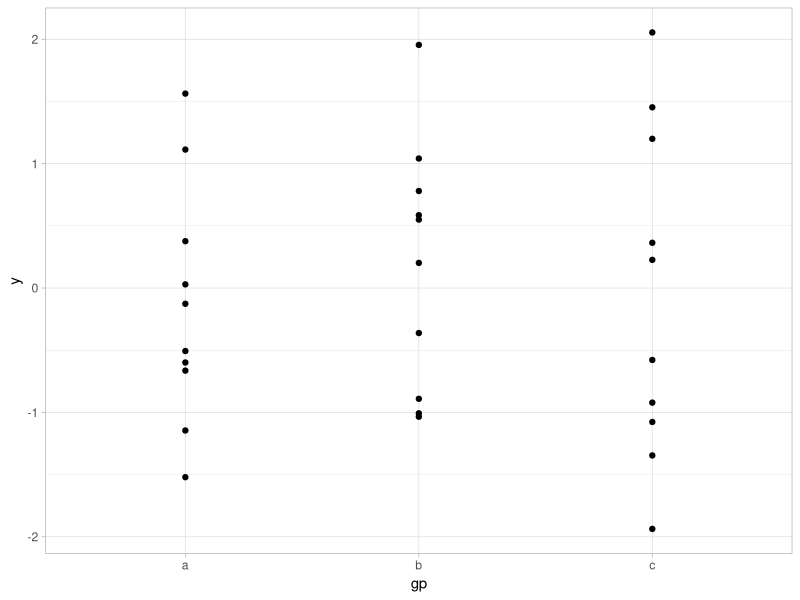

Here is the R script that generated this plot: (Note: this script raises an error after producing the figure.)
## ---- chunk 1
library(knitr)

knitr::opts_chunk$set(fig.height=4, fig.width=6,
                      cache=TRUE, autodep = TRUE, cache.path = 'show_lemonade/')
## ---- chunk 2
library(ggplot2)
library(gtable)
library(grid)

dat1 <- data.frame(
  gp = factor(rep(letters[1:3], each = 10)),
  y = rnorm(30),
  cl = sample.int(3, 30, replace=TRUE),
  cl2 = sample(c('a','b','c'), 30, replace=TRUE)
)

my.theme <- theme_light()

(
  p <- ggplot(dat1, aes(gp, y)) + geom_point() + my.theme
)
## ---- chunk 3
g <- ggplotGrob(p)

for (i in 1:nrow(g$layout)) {
  if (g$layout$name[i] == 'lemon') next
  h <- g$heights[[g$layout$t[i]]]
  rot <- 0
  if (class(h)[1] == 'unit') {
    rot <- ifelse(as.numeric(h) == 1 & attr(h, 'unit') == 'null', 90, 0)
  }
  w <- g$widths[[g$layout$l[i]]]
  if (rot == 90 & class(w)[1] == 'unit') {
    rot <- ifelse(as.numeric(w) == 1 & attr(w, 'unit') == 'null', 0, rot)
  }
  r <- rectGrob(gp=gpar(col='black', fill='white', alpha=1/4))
  t <- textGrob(g$layout$name[i], rot = rot)
  g$grobs[[i]] <- grobTree(r, t)
}
grid.draw(g)
## ---- chunk 4
is.small <- function(x) {
  #if (is.list(x) & !inherits(x[[1]], 'unit.list') & length(x) == 1) x <- x[[1]]
  #if (inherits(x, 'unit.list')) return(FALSE)
  if (!is.unit(x)) stop('`h` is not a unit.')
  if (is.null(attr(x, 'unit'))) return(FALSE)
  if (as.numeric(x) == 1 & attr(x, 'unit') == 'null') return(FALSE)
  if (as.numeric(x) == 0) return(TRUE)
  n <- as.numeric(x)
  r <- switch(attr(x, 'unit'),
              'null'= FALSE,
              'line'= n < 1,
              'pt'= n < 10,
              'cm' = n < 1,
              'grobheight' = FALSE,
              'grobwidth' = FALSE,
              NA) # i.e. not implemented
  
  return(r)
}
## ---- chunk 5
g <- ggplotGrob(p)

gp.gutter <- gpar(colour='grey', lty='dashed')

g <- gtable_add_cols(g, unit(2, 'line'), 0)
for (i in 2:nrow(g)) {
  g <- gtable_add_grob(g, t=i, l=1, clip='off', grobs=grobTree(
    textGrob(sprintf('(%d, )', i-1)),
    linesGrob(x=unit(c(-100,100), 'npc'), y=1, gp=gp.gutter)
  ), name='lemon')
  if (is.small(g$heights[[i]])) g$heights[[i]] <- unit(1, 'line')
}
g <- gtable_add_rows(g, unit(1, 'line'), 0)
for (i in 2:ncol(g)) {
  g <- gtable_add_grob(g, t=1, l=i, clip='off', grobs=grobTree(
    textGrob(sprintf('( ,%d)', i-1)),
    linesGrob(x=1, unit(c(-100, 100), 'npc'), gp=gp.gutter)
  ), name='lemon')
  if (is.small(g$widths[[i]])) g$widths[[i]] <- unit(2, 'line')
}

grid.draw(g)
